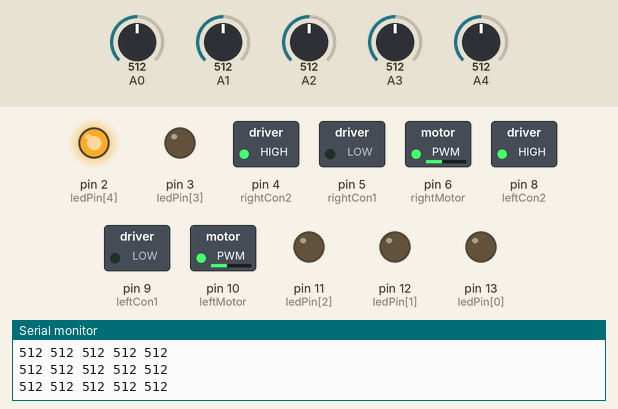
Recording of a sketch running on a simulated Arduino Uno, built with avr-gcc and run on an emulated ATmega328P. On the bench: switched loads named in the sketch (green lamp = pin HIGH), output pins drawn as LEDs (lit = HIGH), the last lines printed to the serial monitor. The inputs (shaded band) are chosen by the test bench; at power-on: A4 = 512, A0 = 512, A3 = 512, A1 = 512, A2 = 512.

Above: at 1.2 s.
1.3 s: A4 set to 466
2.8 s: A4 set to 433
At 3.5 s:
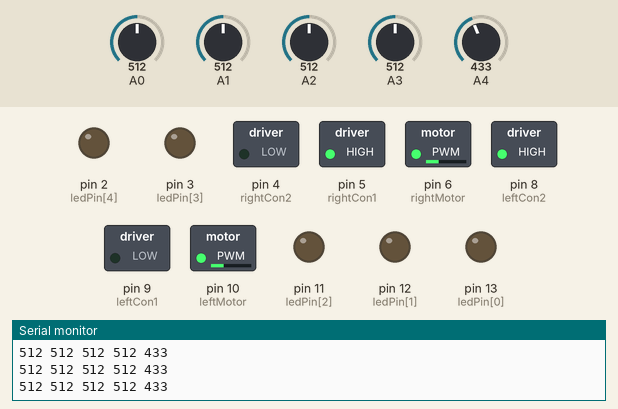
4.5 s: A0 set to 694
7.5 s: A0 set to 724
At 8.0 s:
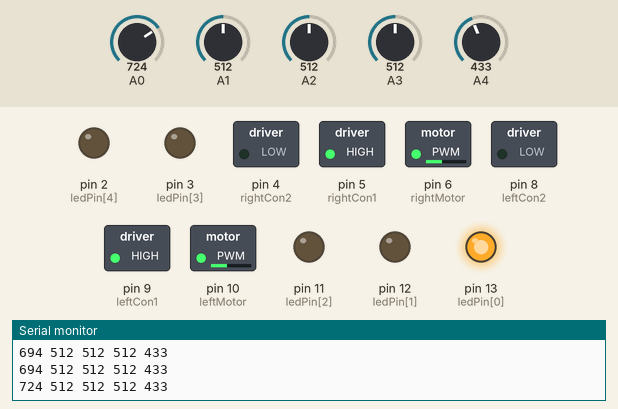
9.0 s: A3 set to 695
10.5 s: A3 set to 728
At 11.0 s:
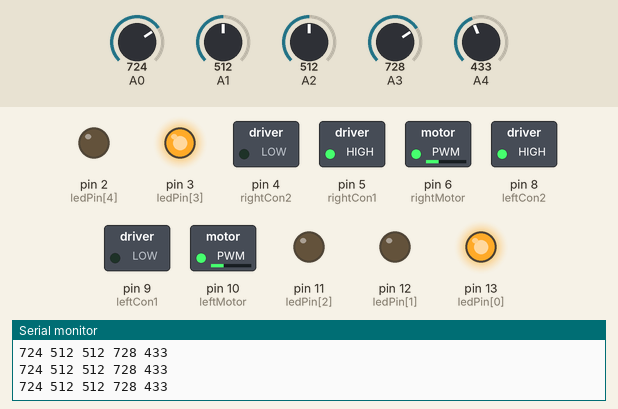
Timing chart, 0 to 13.0 s (numbered marks = the images above; inputs shaded):
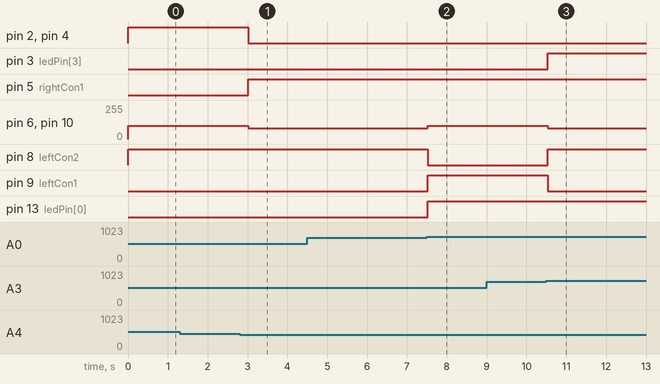

Measured:
- the behaviour switches between 451 and 450 on A4 (found by bisection; images 0 and 1)
- the behaviour switches between 710 and 711 on A0 (found by bisection; images 1 and 2)
- the behaviour switches between 710 and 711 on A3 (found by bisection; images 2 and 3)
- after the input at 2.8 s, pin 2 (ledPin[4]), pin 4 (rightCon2): HIGH → LOW after 0.22 s; pin 5 (rightCon1): LOW → HIGH after 0.22 s; pin 6 (rightMotor), pin 10 (leftMotor): 100/255 → 80/255 after 0.22 s
- after the input at 7.5 s, pin 6 (rightMotor), pin 10 (leftMotor): 80/255 → 100/255 at once; pin 8 (leftCon2): HIGH → LOW at once; pin 9 (leftCon1), pin 13 (ledPin[0]): LOW → HIGH at once
- after the input at 10.5 s, pin 3 (ledPin[3]), pin 8 (leftCon2): LOW → HIGH at once; pin 6 (rightMotor), pin 10 (leftMotor): 100/255 → 80/255 at once; pin 9 (leftCon1): HIGH → LOW at once

The sketch:

Project2LineTrackerFALLBACK_NOPID.ino
```cpp
#define SENSOR_NUMBER 5

#define SPEED 100
#define BADSPLIT 450
#define GOODSPLIT 710


const int ledPin[5]={13,12,11,3,2};
const int leftMotor = 10;
const int leftMotorSpeed = SPEED;
const int leftCon1 = 9;
const int leftCon2 = 8;
const int rightMotor = 6;
const int rightMotorSpeed = SPEED;
const int rightCon1 = 5;
const int rightCon2 = 4;

void setup()
{
  Serial.begin(9600);
  pinMode(leftMotor, OUTPUT);
  pinMode(rightMotor, OUTPUT);
  pinMode(leftCon1, OUTPUT);
  pinMode(leftCon2, OUTPUT);
  pinMode(rightCon1, OUTPUT);
  pinMode(rightCon2, OUTPUT);

  pinMode(A0, INPUT);
  pinMode(A1, INPUT);
  pinMode(A2, INPUT);
  pinMode(A3, INPUT);
  pinMode(A4, INPUT);

    for(int i=0;i<5;i++)
  {
    pinMode(ledPin[i],OUTPUT);
  }
}
void fwd();
void lturn();
void rturn();

static int error = 0, prevError = 0, sumError = 0;
void loop()
{
  //delay(50);
  Serial.print(analogRead(A0));
  Serial.print(" ");
  Serial.print(analogRead(A1));
  Serial.print(" ");
  Serial.print(analogRead(A2));
  Serial.print(" ");
  Serial.print(analogRead(A3));
  Serial.print(" ");
  Serial.println(analogRead(A4));


  //Prepare easy-to-digest analogRead
  int sensorVal[5] = {}; //All are 0 by default
  if (analogRead(A0) > GOODSPLIT)
  {
    sensorVal[0] = 1;
    digitalWrite(ledPin[0],HIGH);
  }
  else
  {
    digitalWrite(ledPin[0],LOW);
  }

  if (analogRead(A1) > GOODSPLIT)
  {
    sensorVal[1] = 1;
    digitalWrite(ledPin[1],HIGH);
  }
   else
  {
    digitalWrite(ledPin[1],LOW);
  }

  if (analogRead(A2) > GOODSPLIT)
  {
    sensorVal[2] = 1;
    digitalWrite(ledPin[2],HIGH);
  }
   else
  {
    digitalWrite(ledPin[2],LOW);
  }

  if (analogRead(A3) > GOODSPLIT)
  {
    sensorVal[3] = 1;
    digitalWrite(ledPin[3],HIGH);
  }
   else
  {
    digitalWrite(ledPin[3],LOW);
  }

  if (analogRead(A4) > BADSPLIT)
  {
    sensorVal[4] = 1;
    digitalWrite(ledPin[4],HIGH);
  }
   else
  {
    digitalWrite(ledPin[4],LOW);
  }

  //Control part
  if(sensorVal[3]+sensorVal[4]+sensorVal[0]+sensorVal[1]+sensorVal[2]==5)
  {
    fwd();
    delay(300);
    lturn();
    delay(100);
  }
  else if(sensorVal[3]==1 && sensorVal[4]==1 && sensorVal[0]==1)
  {
   rturn();
   delay(600);
  }
  else if(sensorVal[4]==1 && sensorVal[0]==1 && sensorVal[1]==1)
  {
    lturn();
    delay(600);
  }
  else if((sensorVal[3]==0 && sensorVal[4]==1) && sensorVal[0]==0 && sensorVal[1]==0)
  {
    rturn();
    delay(300);
  }
  else if((sensorVal[3]==1 && sensorVal[4]==1) && sensorVal[0]==0 && sensorVal[1]==0)
  {
    rturn();
    delay(200);
  }
  else if((sensorVal[3]==1 && sensorVal[4]==0) && sensorVal[0]==0 && sensorVal[1]==0 && sensorVal[2]==0)
  {
    rturn();
    delay(100);
  }
  else if((sensorVal[3]==1 && sensorVal[4]==0) && sensorVal[0]==0 && sensorVal[1]==0 && sensorVal[2]==1)
  {
    rturn();
    delay(50);
  }
  else if(sensorVal[3]==0 && sensorVal[4]==0 && (sensorVal[0]==1 && sensorVal[1]==0))
  {
    lturn();
    delay(300);
  }
  else if(sensorVal[3]==0 && sensorVal[4]==0 && (sensorVal[0]==1 && sensorVal[1]==1))
  {
    lturn();
    delay(200);
  }
  else if(sensorVal[3]==0 && sensorVal[4]==0 && (sensorVal[0]==0 && sensorVal[1]==1) && sensorVal[2]==0)
  {
    lturn();
    delay(100);
  }
  else if(sensorVal[3]==0 && sensorVal[4]==0 && (sensorVal[0]==0 && sensorVal[1]==1) && sensorVal[2]==1)
  {
    lturn();
    delay(100);
  }
  else
  {
    fwd();
  }
}


void fwd()
{
  analogWrite(leftMotor, SPEED-20);
  analogWrite(rightMotor, SPEED-20);
  digitalWrite(leftCon1, LOW);
  digitalWrite(leftCon2, HIGH);
  digitalWrite(rightCon1, HIGH);
  digitalWrite(rightCon2, LOW);
}
void lturn()
{
  analogWrite(leftMotor, SPEED);
  analogWrite(rightMotor, SPEED);

  digitalWrite(leftCon1, HIGH);
  digitalWrite(leftCon2, LOW);
  digitalWrite(rightCon1, HIGH);
  digitalWrite(rightCon2, LOW);
}
void rturn()
{
  analogWrite(leftMotor, SPEED);
  analogWrite(rightMotor, SPEED);
  digitalWrite(leftCon1, LOW);
  digitalWrite(leftCon2, HIGH);
  digitalWrite(rightCon1, LOW);
  digitalWrite(rightCon2, HIGH);
}
void tlturn()
{
  analogWrite(leftMotor, SPEED);
  analogWrite(rightMotor, SPEED);

  digitalWrite(leftCon1, LOW);
  digitalWrite(leftCon2, LOW);
  digitalWrite(rightCon1, HIGH);
  digitalWrite(rightCon2, LOW);
}
void trturn()
{
  analogWrite(leftMotor, SPEED);
  analogWrite(rightMotor, SPEED);
  digitalWrite(leftCon1, LOW);
  digitalWrite(leftCon2, HIGH);
  digitalWrite(rightCon1, LOW);
  digitalWrite(rightCon2, LOW);
}
```
